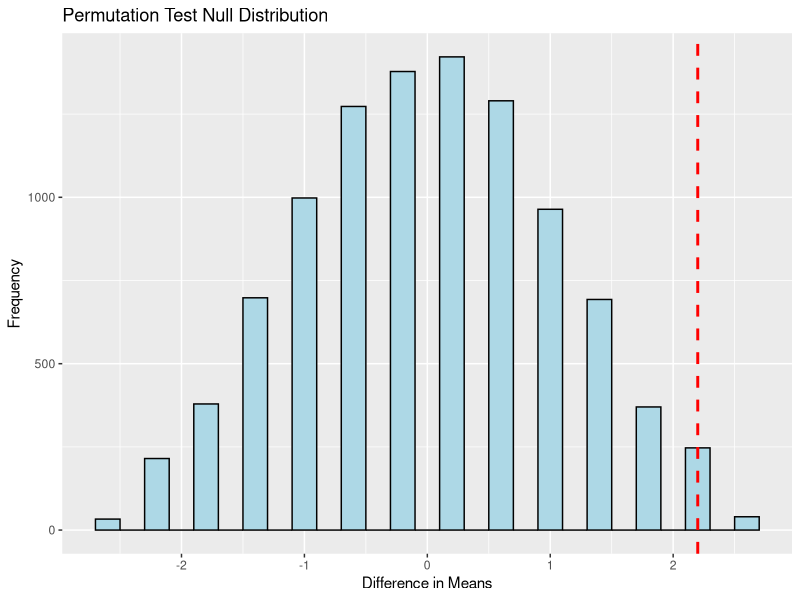

This chart was generated by the following R code:
# Permutation Test Example with Visualization

library(ggplot2)

set.seed(123)

# Example data
treatment <- c(6, 7, 8, 5, 9)
control   <- c(4, 5, 6, 5, 4)

# Observed statistic
obs_diff <- mean(treatment) - mean(control)

# Combine all data
all_data <- c(treatment, control)
group_sizes <- c(length(treatment), length(control))

# Permutations
n_perm <- 10000
perm_diffs <- numeric(n_perm)

for (i in 1:n_perm) {
  perm_labels <- sample(all_data)
  g1 <- perm_labels[1:group_sizes[1]]
  g2 <- perm_labels[(group_sizes[1]+1):length(all_data)]
  perm_diffs[i] <- mean(g1) - mean(g2)
}

# P-value (two-sided)
p_value <- mean(abs(perm_diffs) >= abs(obs_diff))
cat("Observed diff:", obs_diff, "\n")
cat("Permutation p-value:", p_value, "\n")

# Visualization
ggplot(data.frame(perm_diffs), aes(x = perm_diffs)) +
  geom_histogram(binwidth = 0.2, fill = "lightblue", color = "black") +
  geom_vline(xintercept = obs_diff, color = "red", linetype = "dashed", size = 1) +
  labs(title = "Permutation Test Null Distribution",
       x = "Difference in Means",
       y = "Frequency") +
  annotate("text", x = obs_diff, y = max(table(cut(perm_diffs, breaks=20))),
           label = paste0("Observed diff = ", round(obs_diff,2),
                          "\n p = ", round(p_value,3)),
           hjust = -0.1, vjust = -1, color = "red")
